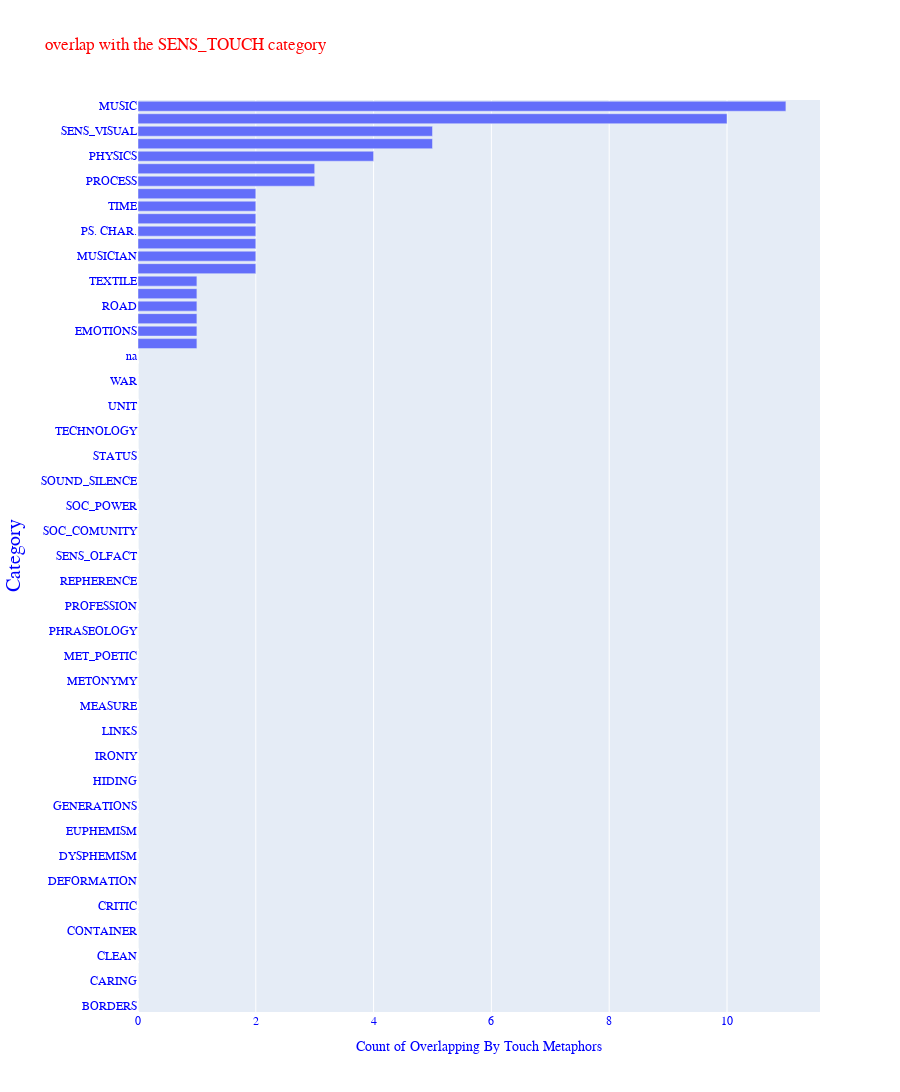

The notebook cell saved with this chart:
### Code cell
fig = px.bar(x=SENS_TOUCH.values(), y=SENS_TOUCH.keys(), orientation='h',title="overlap with the SENS_TOUCH category", height=1500,
             labels=dict(x="Count of Overlapping By Touch Metaphors", y="Category"))
fig.update_traces(marker=dict(size=2),
                  selector=dict(mode='markers'))
fig.update_yaxes( showticklabels=True, title_font_size=20, automargin = True)
fig.update_layout(
    font_family="Courier New",
    font_color="blue",
    title_font_family="Times New Roman",
    title_font_color="red",
    legend_title_font_color="green"
)
fig.show()

### Figure 1 — Plotly figure (JSON) as saved in the notebook; plotly's stock layout.template omitted (floating-point values rounded to 4 significant figures)
{"data": [{"alignmentgroup": "True", "hovertemplate": "Count of Overlapping By Touch Metaphors=%{x}<br>Category=%{y}<extra></extra>", "legendgroup": "", "marker": {"color": "#636efa"}, "name": "", "offsetgroup": "", "orientation": "h", "showlegend": false, "textposition": "auto", "type": "bar", "x": [0, 0, 0, 0, 0, 0, 0, 0, 0, 0, 0, 0, 0, 0, 0, 0, 0, 0, 0, 0, 0, 0, 0, 0, 0, 0, 0, 0, 0, 0, 0, 0, 0, 0, 0, 0, 0, 0, 0, 0, 0, 0, 0, 0, 0, 0, 0, 0, 0, 0, 0, 0, 0, 1, 1, 1, 1, 1, 1, 2, 2, 2, 2, 2, 2, 2, 3, 3, 4, 5, 5, 10, 11], "xaxis": "x", "y": ["BORDERS", "BUILDING", "CARING", "CHOIR", "CLEAN", "CONDUCTOR", "CONTAINER", "COUNTRY_FOLK", "CRITIC", "DEATH_END", "DEFORMATION", "DIRECTION", "DYSPHEMISM", "ENSEMBLE", "EUPHEMISM", "FOREIGN", "GENERATIONS", "HEALTH_SICK", "HIDING", "IDIOM", "IRONIY", "LIFE_BEGINNING", "LINKS", "LISTENER", "MEASURE", "MEMORY", "METONYMY", "MET_MUSIC", "MET_POETIC", "PERSONIFICATION", "PHRASEOLOGY", "POLITICS", "PROFESSION", "RELIGION", "REPHERENCE", "RITUAL", "SENS_OLFACT", "SENS_TASTE", "SOC_COMUNITY", "SOC_HIERARCHY", "SOC_POWER", "SONG_FESTIVAL", "SOUND_SILENCE", "SPIRITUAL", "STATUS", "STRENGTH", "TECHNOLOGY", "TRADITION", "UNIT", "VALUE", "WAR", "WORK", "na", "COMPOSER", "EMOTIONS", "LANGUAGE_WRITING", "ROAD", "SPACE", "TEXTILE", "+ | –", "MUSICIAN", "NATURE", "PS. CHAR.", "SENS_AUDIAL", "TIME", "VOICE", "PROCESS", "_", "PHYSICS", "BODY", "SENS_VISUAL", "+", "MUSIC"], "yaxis": "y"}], "layout": {"barmode": "relative", "font": {"color": "blue", "family": "Courier New"}, "height": 1500, "legend": {"title": {"font": {"color": "green"}}, "tracegroupgap": 0}, "title": {"font": {"color": "red", "family": "Times New Roman"}, "text": "overlap with the SENS_TOUCH category"}, "xaxis": {"anchor": "y", "domain": [0, 1], "title": {"text": "Count of Overlapping By Touch Metaphors"}}, "yaxis": {"anchor": "x", "automargin": true, "domain": [0, 1], "showticklabels": true, "title": {"font": {"size": 20}, "text": "Category"}}}}
